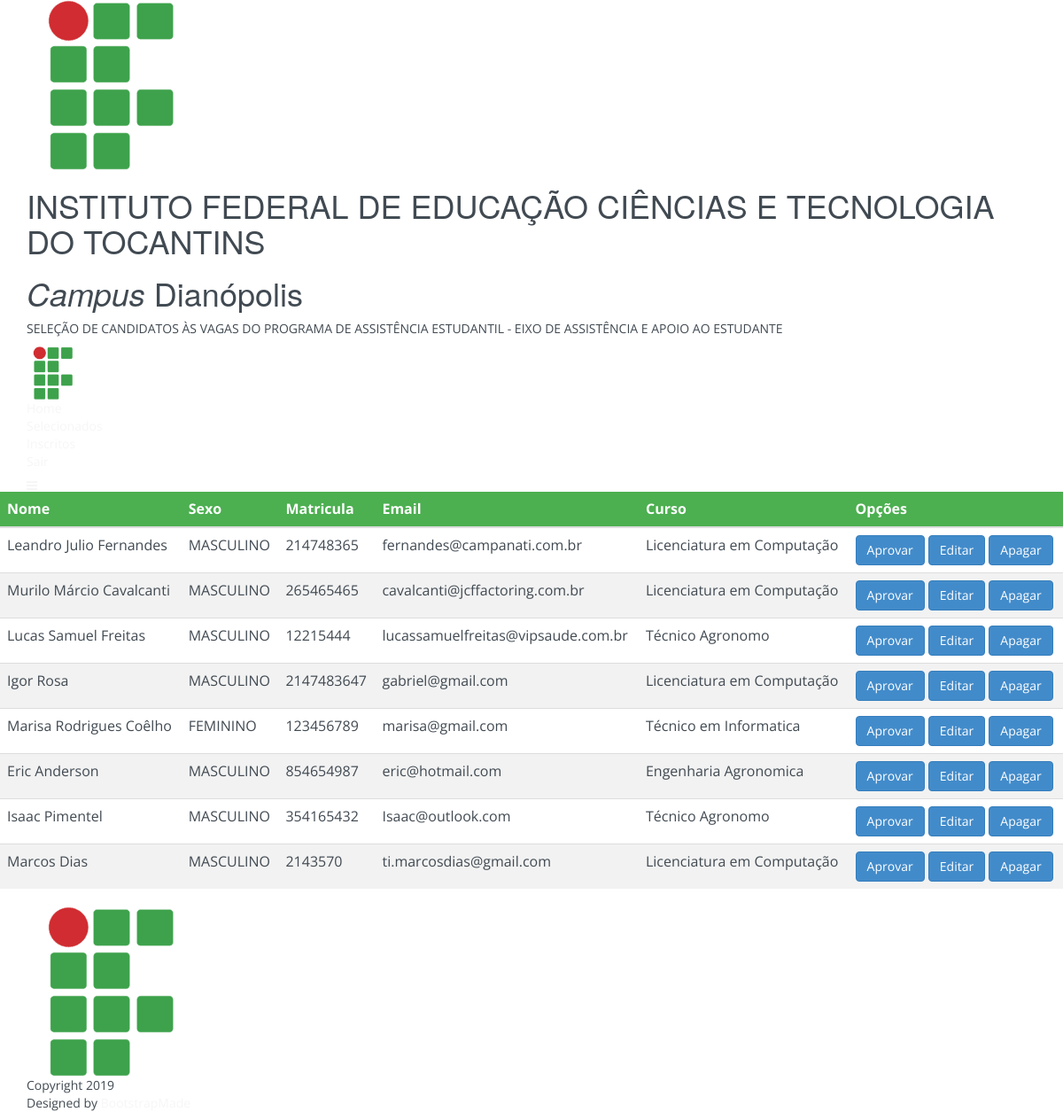
Screenshot of /Knight/profissional.php (signed in) with the database file from the repository.
### tables this page shows
CREATE TABLE `curso` (
  `cursoid` int(11) NOT NULL,
  `idaluno` int(11) NOT NULL,
  `curso` varchar(45) NOT NULL
);

CREATE TABLE `aluno` (
  `idaluno` int(11) NOT NULL,
  `nome` varchar(45) NOT NULL,
  `sobrenome` varchar(45) NOT NULL,
  `sexo` varchar(45) NOT NULL,
  `email` varchar(45) NOT NULL,
  `senha` varchar(45) NOT NULL,
  `n_matricula` int(11) NOT NULL,
  `aprova` int(1) NOT NULL
);

### Knight/class/database.php (called while the page is built, shortened)
<?php
class Database {
    private static $pdo = null;
    public static function getConnection(){
        if(self::$pdo == null) {
            try {
                self::$pdo = new PDO("mysql:host=".DB_HOST.":".DB_PORT.";dbname=".DB_NAME, DB_USER, DB_PWD);
            } catch(PDOException $e) {
                die('Erro ao conectar com o MySQL: ' . $e->getMessage());
            }
            self::$pdo->exec('set names utf8');
            self::$pdo->setAttribute(PDO::ATTR_ERRMODE, PDO::ERRMODE_EXCEPTION);
        }
        return self::$pdo;
    }
}
?>

### Knight/class/alunoDAO.php (called while the page is built, shortened)
<?php
require_once('Database.php');
class alunoDAO {
    private $conn;
    public function __construct() {
        $this->conn = Database::getConnection();
    }
    public function mostra() {
        try {
            $query = $this->conn->prepare("SELECT aluno.nome, aluno.sobrenome, aluno.sexo ,aluno.n_matricula,
                aluno.email, curso.curso, aluno.idaluno FROM aluno INNER JOIN curso on
                (aluno.idaluno = curso.idaluno)");
            $query->execute();
            $alunos = [];
            while ($row = $query->fetch(PDO::FETCH_OBJ)) {
                $alunos[] = $row;
            }
            return $alunos;
        } catch (Exception $e) {
            die($e->getMessage());
        }
    }
}

### Knight/profissional.php (the view, shortened to what this page needs)
<?php
include "./frontEnd/head.php";
include "./frontEnd/nav_servidor.php";
require('class/AlunoDAO.php');
?>
<div class="row my-5">
    <div class="col-lg-12 text-center">
        <table class="table">
            <thead class="thead-light">
                <tr>
                    <th scope="col">Nome</th>
                    <th scope="col">Sexo</th>
                    <th scope="col">Matricula</th>
                    <th scope="col">Email</th>
                    <th scope="col">Curso</th>
                    <th scope="col">Opções</th>
                </tr>
            </thead>
            <tbody>
                <?php
                    $alunodao = new alunoDAO();
                    $alunos = $alunodao->mostra();
                    foreach ($alunos as $aluno):
                 ?>
                    <tr>
                        <td><?= $aluno->nome . " " . $aluno->sobrenome ?></td>
                        <td><?= $aluno->sexo ?></td>
                        <td><?= $aluno->n_matricula ?></td>
                        <td><?= $aluno->email ?></td>
                        <td><?= $aluno->curso ?></td>
                        <td>
                            <a href="action/aluno.aprova.php?idaluno=<?= $aluno->idaluno ?>"class="btn btn-primary  font-weight-bold white-text">Aprovar</a>
                            <a href="editar.aluno.php?idaluno=<?= $aluno->idaluno ?>" class="btn btn-primary font-weight-bold white-text">Editar</a>
                            <a href="action/aluno.remove.php?idaluno=<?= $aluno->idaluno ?>" class="btn btn-primary  font-weight-bold white-text">Apagar</a>
                        </td>
                    </tr>
                <?php endforeach; ?>
            </tbody>
        </table>
    </div>
</div>
<?php include "./frontEnd/footer.php"?>

### Knight/frontEnd/head.php (shortened to what this page needs)
<!doctype php>
<html>
<head>
	<link href="assets/css/bootstrap.css" rel="stylesheet" type="text/css">
	<link href="assets/css/style.css" rel="stylesheet" type="text/css">
	<link href="assets/css/font-awesome.css" rel="stylesheet" type="text/css">
	<link href="assets/css/responsive.css" rel="stylesheet" type="text/css">
	<link href="assets/css/magnific-popup.css" rel="stylesheet" type="text/css">
	<link href="assets/css/animate.css" rel="stylesheet" type="text/css">
</head>
<body>
	<header class="header" id="header">
		<div class="container">
			<figure class="logo animated fadeInDown delay-07s">
				<a href="#"><img src="assets/img/icon.png" alt=""></a>
			</figure>
            <h1 class="animated fadeInDown delay-07s">INSTITUTO FEDERAL DE EDUCAÇÃO CIÊNCIAS E TECNOLOGIA DO TOCANTINS</h1>
            <h1 class="animated fadeInDown delay-07s"><em>Campus </em>Dianópolis</h1>
			<ul class="we-create animated fadeInUp delay-1s">
				<li>SELEÇÃO DE CANDIDATOS ÀS VAGAS DO PROGRAMA DE ASSISTÊNCIA ESTUDANTIL - EIXO DE ASSISTÊNCIA E APOIO AO ESTUDANTE</li>
			</ul>
		</div>
	</header>

### Knight/frontEnd/nav_servidor.php
<nav class="main-nav-outer" id="test">
		<div class="container">
			<ul class="main-nav">
				<li class="small-logo"><a href="painel.php"><img src="assets/img/icon.png" width="60px" alt=""></a></li>
                <li><a href="index.php">Home</a></li>
				<li><a href="selecionados.php">Selecionados</a></li>
				<li><a href="profissional.php">Inscritos</a></li>
				<li><a href="logout.php">Sair</a></li>
			</ul>
			<a class="res-nav_click" href="#"><i class="fa fa-bars"></i></a>
		</div>
	</nav>

### Knight/frontEnd/footer.php
<footer class="footer">
		<div class="container">
			<div class="footer-logo"><a href="#"><img src="assets/img/icon.png" alt=""></a></div>
			<span class="copyright"> Copyright <?= date("Y") ?></span>
			<div class="credits">
				Designed by <a href="https://bootstrapmade.com/">BootstrapMade</a>
			</div>
		</div>
	</footer>

### Knight/assets/css/responsive.css (style rules this page uses)
@media only screen and (min-width: 992px) { .main-nav { display:block !important; } }

### Knight/frontEnd/head.php (style rules this page uses)
table { border-collapse: collapse; width: 100%; }
th, td { text-align: left; padding: 8px; }
tr:nth-child(even) { background-color: #f2f2f2 }
th { background-color: #4CAF50; color: white; }

### rows the page displays
curso: idaluno.nome "Leandro", idaluno.sobrenome "Julio Fernandes", idaluno.sexo "MASCULINO", idaluno.n_matricula "214748365", idaluno.email "fernandes@campanati.com.br", curso "Licenciatura em Computação"
curso: idaluno.nome "Murilo", idaluno.sobrenome "Márcio Cavalcanti", idaluno.sexo "MASCULINO", idaluno.n_matricula "265465465", idaluno.email "cavalcanti@jcffactoring.com.br", curso "Licenciatura em Computação"
curso: idaluno.nome "Lucas", idaluno.sobrenome "Samuel Freitas", idaluno.sexo "MASCULINO", idaluno.n_matricula "12215444", idaluno.email "lucassamuelfreitas@vipsaude.com.br", curso "Técnico Agronomo"
curso: idaluno.nome "Igor", idaluno.sobrenome "Rosa", idaluno.sexo "MASCULINO", idaluno.n_matricula "2147483647", idaluno.email "gabriel@gmail.com", curso "Licenciatura em Computação"
curso: idaluno.nome "Marisa", idaluno.sobrenome "Rodrigues Coêlho", idaluno.sexo "FEMININO", idaluno.n_matricula "123456789", idaluno.email "marisa@gmail.com", curso "Técnico em Informatica"
curso: idaluno.nome "Eric", idaluno.sobrenome "Anderson", idaluno.sexo "MASCULINO", idaluno.n_matricula "854654987", idaluno.email "eric@hotmail.com", curso "Engenharia Agronomica"
curso: idaluno.nome "Isaac", idaluno.sobrenome "Pimentel", idaluno.sexo "MASCULINO", idaluno.n_matricula "354165432", idaluno.email "Isaac@outlook.com", curso "Técnico Agronomo"
curso: idaluno.nome "Marcos", idaluno.sobrenome "Dias", idaluno.sexo "MASCULINO", idaluno.n_matricula "2143570", idaluno.email "ti.marcosdias@gmail.com", curso "Licenciatura em Computação"
